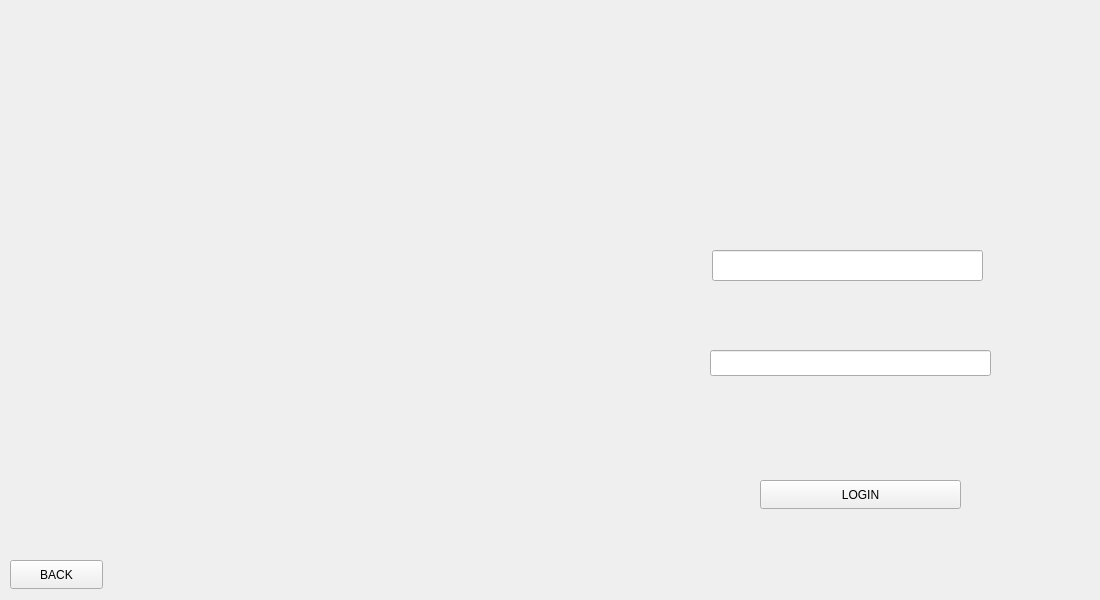
<?xml version="1.0" encoding="UTF-8"?>
<ui version="4.0">
 <class>adminlogin</class>
 <widget class="QWidget" name="adminlogin">
  <property name="geometry">
   <rect>
    <x>0</x>
    <y>0</y>
    <width>1100</width>
    <height>600</height>
   </rect>
  </property>
  <property name="windowTitle">
   <string>Form</string>
  </property>
  <widget class="QLabel" name="label">
   <property name="geometry">
    <rect>
     <x>0</x>
     <y>0</y>
     <width>1100</width>
     <height>600</height>
    </rect>
   </property>
   <property name="text">
    <string/>
   </property>
   <property name="pixmap">
    <pixmap resource="res.qrc">:/resources/Admin_Loginwindow copy.png</pixmap>
   </property>
  </widget>
  <widget class="QLineEdit" name="username">
   <property name="geometry">
    <rect>
     <x>712</x>
     <y>250</y>
     <width>271</width>
     <height>31</height>
    </rect>
   </property>
  </widget>
  <widget class="QLineEdit" name="password">
   <property name="geometry">
    <rect>
     <x>710</x>
     <y>350</y>
     <width>281</width>
     <height>26</height>
    </rect>
   </property>
   <property name="echoMode">
    <enum>QLineEdit::EchoMode::PasswordEchoOnEdit</enum>
   </property>
  </widget>
  <widget class="QPushButton" name="loginButton">
   <property name="geometry">
    <rect>
     <x>760</x>
     <y>480</y>
     <width>201</width>
     <height>29</height>
    </rect>
   </property>
   <property name="text">
    <string>LOGIN</string>
   </property>
  </widget>
  <widget class="QPushButton" name="BackButton">
   <property name="geometry">
    <rect>
     <x>10</x>
     <y>560</y>
     <width>93</width>
     <height>29</height>
    </rect>
   </property>
   <property name="text">
    <string>BACK</string>
   </property>
  </widget>
 </widget>
 <resources>
  <include location="res.qrc"/>
 </resources>
 <connections/>
</ui>
